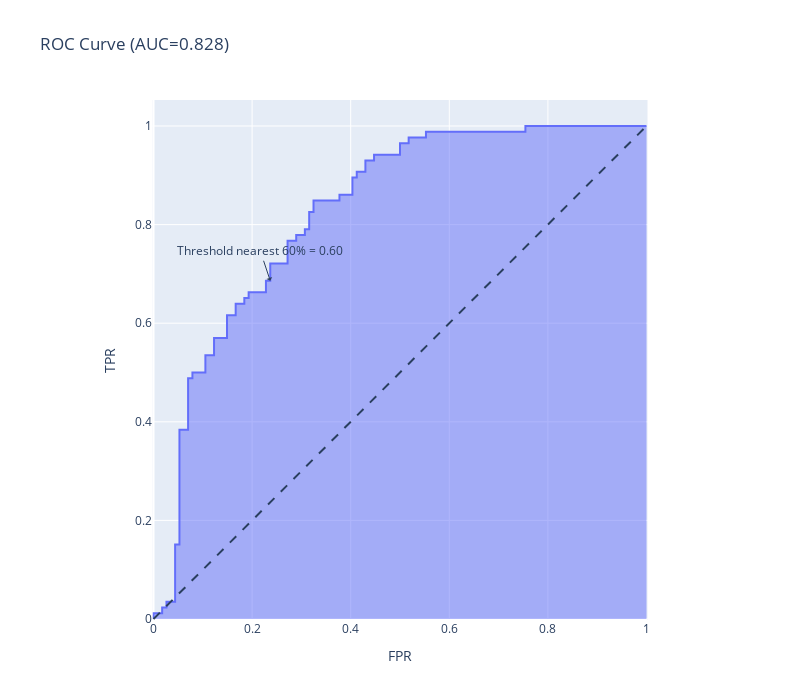

Source (notebook cell):
### Code cell
import plotly.express as px

def make_rocauc(i):
    nearest=roc_df.iloc[(roc_df['Threshold']-i).abs().argsort()[:1]]['Threshold'].values[0]
    q=roc_df[roc_df['Threshold']==nearest].index[0]
    print(nearest, q)
    fig = px.area(roc_df, x="FPR", y="TPR",
                  title=f'ROC Curve (AUC={metrics.auc(fpr, tpr):.3f})',
                  hover_data={'Threshold':':.2f',
                              'FPR':':.2f',
                              'TPR':':.2f',
                             },width=800, height=700)

    fig.add_annotation(x=roc_df.iloc[q][0], y=roc_df.iloc[q][1],
            text=f"Threshold nearest {i*100:.0f}% = {roc_df.iloc[q][2]:.2f}",
                showarrow=True,
                arrowhead=1)

    fig.add_shape(
        type='line', line=dict(dash='dash'),
        x0=0, x1=1, y0=0, y1=1
    )
    fig.update_yaxes(scaleanchor="x", scaleratio=1)
    fig.update_xaxes(constrain='domain')
    return fig
make_rocauc(.60)

### Figure 1 — Plotly figure (JSON) as saved in the notebook; plotly's stock layout.template omitted (floating-point values rounded to 4 significant figures)
{"data": [{"customdata": [[1.957], [0.9575], [0.9365], [0.9208], [0.912], [0.9044], [0.8996], [0.8293], [0.8269], [0.7754], [0.7723], [0.7325], [0.7296], [0.7272], [0.7239], [0.7098], [0.6964], [0.686], [0.6779], [0.6713], [0.6577], [0.6575], [0.6528], [0.6344], [0.6301], [0.6269], [0.6199], [0.6161], [0.6145], [0.6078], [0.6029], [0.5828], [0.579], [0.5767], [0.5559], [0.5558], [0.5539], [0.5533], [0.5532], [0.5468], [0.54], [0.533], [0.5159], [0.5026], [0.4962], [0.4929], [0.4695], [0.4477], [0.4355], [0.4337], [0.4293], [0.4285], [0.4263], [0.4028], [0.4], [0.3994], [0.3906], [0.3519], [0.3484], [0.3337], [0.2978], [0.2858], [0.2615], [0.2285], [0.2], [0.1701], [0.149], [0.1471], [0.1463], [0.1388], [0.1189], [0.1147], [0.1128], [0.1111], [0.09939], [0.09613], [0.09585], [0.09519], [0.09475], [0.09424], [0.09053], [0.09003], [0.0605], [0.05742], [0.03768], [0.03104], [0.01093]], "hovertemplate": "FPR=%{x:.2f}<br>TPR=%{y:.2f}<br>Threshold=%{customdata[0]:.2f}<extra></extra>", "legendgroup": "", "line": {"color": "#636efa"}, "marker": {"symbol": "circle"}, "mode": "lines", "name": "", "orientation": "v", "showlegend": false, "stackgroup": "1", "type": "scatter", "x": [0, 0, 0.01754, 0.01754, 0.02632, 0.02632, 0.04386, 0.04386, 0.05263, 0.05263, 0.07018, 0.07018, 0.07895, 0.07895, 0.09649, 0.1053, 0.1053, 0.1228, 0.1228, 0.1491, 0.1491, 0.1667, 0.1667, 0.1842, 0.1842, 0.193, 0.193, 0.2193, 0.2281, 0.2281, 0.2368, 0.2368, 0.2456, 0.2719, 0.2719, 0.2895, 0.2895, 0.307, 0.307, 0.3158, 0.3158, 0.3246, 0.3246, 0.3333, 0.3684, 0.3772, 0.3772, 0.4035, 0.4035, 0.4123, 0.4123, 0.4298, 0.4298, 0.4474, 0.4474, 0.4561, 0.4737, 0.4825, 0.5, 0.5, 0.5175, 0.5175, 0.5526, 0.5526, 0.5789, 0.614, 0.6404, 0.6579, 0.6667, 0.6842, 0.7281, 0.7544, 0.7544, 0.7632, 0.7807, 0.7982, 0.8158, 0.8421, 0.8596, 0.8684, 0.886, 0.8947, 0.9298, 0.9386, 0.9737, 0.9825, 1], "xaxis": "x", "y": [0, 0.01163, 0.01163, 0.02326, 0.02326, 0.03488, 0.03488, 0.1512, 0.1512, 0.3837, 0.3837, 0.4884, 0.4884, 0.5, 0.5, 0.5, 0.5349, 0.5349, 0.5698, 0.5698, 0.6163, 0.6163, 0.6395, 0.6395, 0.6512, 0.6512, 0.6628, 0.6628, 0.6628, 0.686, 0.686, 0.7209, 0.7209, 0.7209, 0.7674, 0.7674, 0.7791, 0.7791, 0.7907, 0.7907, 0.8256, 0.8256, 0.8488, 0.8488, 0.8488, 0.8488, 0.8605, 0.8605, 0.8953, 0.8953, 0.907, 0.907, 0.9302, 0.9302, 0.9419, 0.9419, 0.9419, 0.9419, 0.9419, 0.9651, 0.9651, 0.9767, 0.9767, 0.9884, 0.9884, 0.9884, 0.9884, 0.9884, 0.9884, 0.9884, 0.9884, 0.9884, 1, 1, 1, 1, 1, 1, 1, 1, 1, 1, 1, 1, 1, 1, 1], "yaxis": "y"}], "layout": {"annotations": [{"arrowhead": 1, "showarrow": true, "text": "Threshold nearest 60% = 0.60", "x": 0.2368, "y": 0.686}], "height": 700, "legend": {"tracegroupgap": 0}, "shapes": [{"line": {"dash": "dash"}, "type": "line", "x0": 0, "x1": 1, "y0": 0, "y1": 1}], "title": {"text": "ROC Curve (AUC=0.828)"}, "width": 800, "xaxis": {"anchor": "y", "autorange": true, "constrain": "domain", "domain": [0.1133, 0.8867], "range": [-0.002028, 1.002], "title": {"text": "FPR"}, "type": "linear"}, "yaxis": {"anchor": "x", "autorange": true, "domain": [0, 1], "range": [-0.002028, 1.053], "scaleanchor": "x", "scaleratio": 1, "title": {"text": "TPR"}, "type": "linear"}}}
